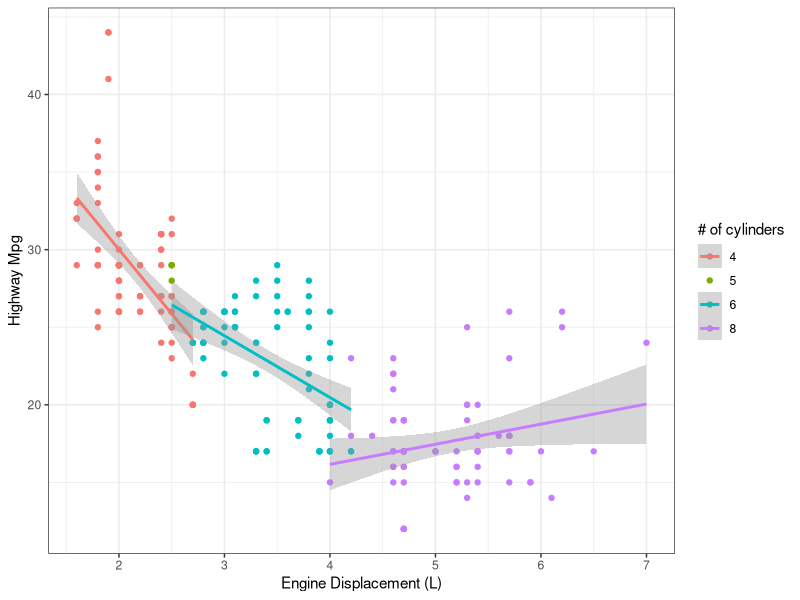

Recreate this plot in R. (Note: this script raises an error after producing the figure.)
## ---- chunk 1
knitr::opts_chunk$set(echo = FALSE, message = FALSE, warning = FALSE)



## ---- chunk 2
library(tidyverse)
library(kableExtra)
theme_set(theme_bw())

mpg %>% skimr::skim()
## ---- chunk 3
p <- mpg %>% ggplot(aes(x=displ,
                   y=hwy,
                   color = factor(cyl)))+
  geom_point()+
  geom_smooth(method = "lm")+
  labs(color="# of cylinders", y="Highway Mpg", x="Engine Displacement (L)")

plotly::ggplotly
## ---- chunk 4
mod1 <- glm(data = mpg,
            formula = hwy ~ displ * cyl)

form <- as.character(mod1)
## ---- chunk 5
broom::tidy(mod1) %>% 
  kable() %>% 
  kable_classic(lightable_options = 'hover')
## ---- chunk 6
knitr::include_graphics("./Media/retro3.jpg")
